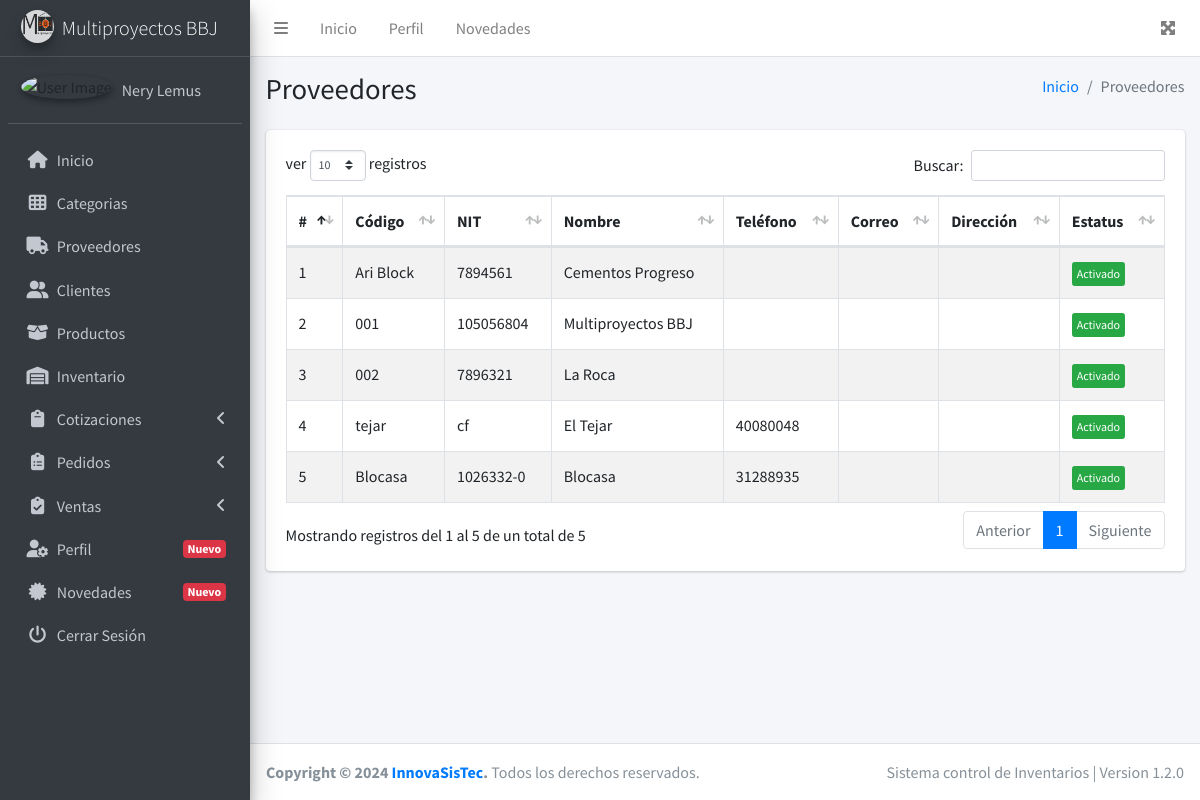
Screenshot of /proveedores (signed in) with the database file from the repository.
### tables this page shows
CREATE TABLE `institucion` (
  `idInstitucion` int(11) NOT NULL,
  `nombre` varchar(100) NOT NULL,
  `razonSocial` text NOT NULL,
  `nit` varchar(50) NOT NULL,
  `direccion` text NOT NULL,
  `telefono` varchar(15) NOT NULL,
  `correo` varchar(60) NOT NULL,
  `sitioWeb` varchar(100) NOT NULL,
  `logotipo` text NOT NULL
);

CREATE TABLE `proveedores` (
  `idProveedor` int(11) NOT NULL,
  `codigo` varchar(100) NOT NULL,
  `nit` varchar(20) NOT NULL,
  `nombre` varchar(100) NOT NULL,
  `direccion` text NOT NULL,
  `telefono` varchar(15) NOT NULL,
  `correo` varchar(60) NOT NULL,
  `estatus` int(11) NOT NULL DEFAULT '1'
);

### controllers/plantilla.controller.php (called while the page is built)
<?php
    class PlantillaController{
        public static function ctrMostrarPlantilla(){
            include 'views/plantilla.php';
        }
    }

### index.php (called while the page is built, shortened)
<?php
    require_once 'controllers/plantilla.controller.php';
    require_once 'controllers/institucion.controller.php';
    require_once 'controllers/proveedores.controller.php';
    require_once 'controllers/usuarios.controller.php';
    require_once 'models/institucion.model.php';
    require_once 'models/proveedores.model.php';
    $plantilla = new PlantillaController();
    $plantilla -> ctrMostrarPlantilla();

### controllers/institucion.controller.php (called while the page is built, shortened)
<?php
    class InstitucionController{
        public static function ctrMostrarInstitucion(){
            $tabla = "institucion";
            $respuesta = InstitucionModel::mdlMostrarInstitucion($tabla);
            return $respuesta;
        }
    }

### models/conexion.php (called while the page is built)
<?php
    class Conexion{
        public static function conectar(){
            $link = new PDO("mysql:host=nerylemus84229.ipagemysql.com;dbname=sis_pos",
							"multibb",
							"innova.12");
			$link -> exec("set names utf8");
			return $link;
        }
    }

### models/institucion.model.php (called while the page is built, shortened)
<?php
    require_once 'conexion.php';
    class InstitucionModel{
        public static function mdlMostrarInstitucion($tabla){
            $stmt = Conexion::conectar()->prepare("SELECT * FROM $tabla");
            $stmt -> execute();
            return $stmt -> fetch();
        }
    }

### controllers/proveedores.controller.php (called while the page is built, shortened)
<?php
    class ProveedoresController{
        public static function ctrMostrarProveedores($item, $valor){
            $tabla = "proveedores";
            $respuesta = ProveedoresModel::mdlMostrarProveedores($tabla, $item, $valor);
            return $respuesta;
        }
    }

### models/proveedores.model.php (called while the page is built, shortened)
<?php
    require_once 'conexion.php';
    class ProveedoresModel{
        public static function mdlMostrarProveedores($tabla, $item, $valor){
            if($item != null){
                $stmt = Conexion::conectar()->prepare("SELECT * FROM $tabla WHERE $item = :$item");
                $stmt -> bindParam(":".$item, $valor, PDO::PARAM_STR);
                $stmt -> execute();
                return $stmt -> fetchAll();
            }else{
                $stmt = Conexion::conectar()->prepare("SELECT * FROM $tabla");
                $stmt -> execute();
                return $stmt->fetchAll();
            }
        }
    }

### views/modulos/proveedores.php (the view, shortened to what this page needs)
<div class="content-wrapper">
    <div class="content-header">
      <div class="container-fluid">
        <div class="row mb-2">
          <div class="col-sm-6">
            <h1 class="m-0">Proveedores</h1>
          </div>
          <div class="col-sm-6">
            <ol class="breadcrumb float-sm-right">
              <li class="breadcrumb-item"><a href="inicio">Inicio</a></li>
              <li class="breadcrumb-item active">Proveedores</li>
            </ol>
          </div>
        </div>
      </div>
    </div>
    <div class="content">
      <div class="container-fluid">
        <div class="row">
            <div class="col-md-12">
                <div class="card">
                    <div class="card-body">
                        <table class="table table-bordered table-striped tablas">
                        <thead>
                        <tr>
                            <th>#</th>
                            <th>Código</th>
                            <th>NIT</th>
                            <th>Nombre</th>
                            <th>Teléfono</th>
                            <th>Correo</th>
                            <th>Dirección</th>
                            <th>Estatus</th>
                        </tr>
                        </thead>
                        <tbody>
                            <?php
                                $item = null;
                                $valor = null;
                                $respuesta = ProveedoresController::ctrMostrarProveedores($item, $valor);
                                foreach ($respuesta as $key => $value) {
                                    if($value["estatus"] == 1){
                                        $estatus = '<span style="cursor:context-menu" class="btn btn-xs btn-success">Activado</span>';
                                    }else{
                                        $estatus = '<span style="cursor:context-menu" class="btn btn-xs btn-danger">Desactivado</span>';
                                    }
                                    echo '
                                    <tr>
                                        <td>'.($key + 1 ).'</td>
                                        <td>'.$value["codigo"].'</td>
                                        <td>'.$value["nit"].'</td>
                                        <td>'.$value["nombre"].'</td>
                                        <td>'.$value["telefono"].'</td>
                                        <td>'.$value["correo"].'</td>
                                        <td>'.$value["direccion"].'</td>
                                        <td>'.$estatus.'</td>';
                                    echo '</tr>
                                    ';
                                }
                            ?>
                        </tbody>
                        </table>
                    </div>
                </div>
            </div>
        </div>
      </div>
    </div>
  </div>

### views/modulos/sidebar.php (shortened to what this page needs)
<?php
  $respuestaInsitucion = InstitucionController::ctrMostrarInstitucion();
  if($respuestaInsitucion["logotipo"] != null){
    $imagen = $respuestaInsitucion["logotipo"];
  }else{
    $imagen = "views/img/logotipo/default_logo.png";
  }
?>
<aside class="main-sidebar sidebar-dark-primary elevation-4">
    <a href="inicio" class="brand-link">
      <img src="<?php echo $imagen ?>" alt="AdminLTE Logo" class="brand-image img-circle elevation-3" style="opacity: .8">
      <span class="brand-text font-weight-light"><?php echo $respuestaInsitucion["nombre"] ?></span>
    </a>
    <div class="sidebar">
      <div class="user-panel mt-3 pb-3 mb-3 d-flex">
        <div class="image">
          <?php
            if($_SESSION["foto"] != "") {
              echo '<img src="'.$_SESSION["foto"].'" class="img-circle elevation-2" alt="User Image">';
            }else{
              echo '<img src="views/img/users/user_default.jpg" class="img-circle elevation-2" alt="User Image">';
            }
          ?>
        </div>
        <div class="info">
          <a href="perfil" class="d-block"><?php echo $_SESSION["nombre"] ?></a>
        </div>
      </div>
      <nav class="mt-2">
        <ul class="nav nav-pills nav-sidebar flex-column navegacion" data-widget="treeview" role="menu" data-accordion="false">
          <li class="nav-item">
            <a href="inicio" class="nav-link">
              <i class="nav-icon fas fa-home"></i>
              <p>
                Inicio
              </p>
            </a>
          </li>
          <li class="nav-item">
            <a href="categorias" class="nav-link">
              <i class="nav-icon fas fa-th"></i>
              <p>
                Categorias
              </p>
            </a>
          </li>
          <li class="nav-item">
            <a href="proveedores" class="nav-link">
              <i class="nav-icon fas fa-truck"></i>
              <p>
                Proveedores
              </p>
            </a>
          </li>
          <li class="nav-item">
            <a href="clientes" class="nav-link">
              <i class="nav-icon fas fa-user-friends"></i>
              <p>
                Clientes
              </p>
            </a>
          </li>
          <li class="nav-item">
            <a href="productos" class="nav-link">
              <i class="nav-icon fas fa-box-open"></i>
              <p>
                Productos
              </p>
            </a>
          </li>
          <li class="nav-item">
            <a href="inventario" class="nav-link">
              <i class="nav-icon fas fa-warehouse"></i>
              <p>
                Inventario
              </p>
            </a>
          </li>
          <li class="nav-item">
            <a href="#" class="nav-link">
              <i class="nav-icon fas fa-clipboard"></i>
              <p>
                Cotizaciones
                <i class="right fas fa-angle-left"></i>
              </p>
            </a>
          </li>
          <li class="nav-item">
            <a href="#" class="nav-link">
              <i class="nav-icon fas fa-clipboard-list"></i>
              <p>
                Pedidos
                <i class="right fas fa-angle-left"></i>
              </p>
            </a>
          </li>
          <li class="nav-item">
            <a href="#" class="nav-link">
              <i class="nav-icon fas fa-clipboard-check"></i>
              <p>
                Ventas
                <i class="right fas fa-angle-left"></i>
              </p>
            </a>
          </li>
          <li class="nav-item">
            <a href="perfil" class="nav-link">
              <i class="nav-icon fas fa-user-cog"></i>
              <p>
                Perfil
                <span class="right badge badge-danger">Nuevo</span>
              </p>
            </a>
          </li>
          <li class="nav-item">
            <a href="novedades" class="nav-link">
              <i class="nav-icon fas fa-certificate"></i>
              <p>
                Novedades
                <span class="right badge badge-danger">Nuevo</span>
              </p>
            </a>
          </li>
          <li class="nav-item">
            <a href="salir" class="nav-link">
              <i class="nav-icon fas fa-power-off"></i>
              <p>
                Cerrar Sesión
              </p>
            </a>
          </li>
        </ul>
      </nav>
    </div>
  </aside>

### rows the page displays
institucion: logotipo (picture), nombre "Multiproyectos BBJ"
proveedores: codigo "Ari Block", nit "7894561", nombre "Cementos Progreso", estatus "Activado"
proveedores: codigo "001", nit "105056804", nombre "Multiproyectos BBJ", estatus "Activado"
proveedores: codigo "002", nit "7896321", nombre "La Roca", estatus "Activado"
proveedores: codigo "tejar", nit "cf", nombre "El Tejar", telefono "40080048", estatus "Activado"
proveedores: codigo "Blocasa", nit "1026332-0", nombre "Blocasa", telefono "31288935", estatus "Activado"

### other values shown
$_SESSION["nombre"] "Nery Lemus"
